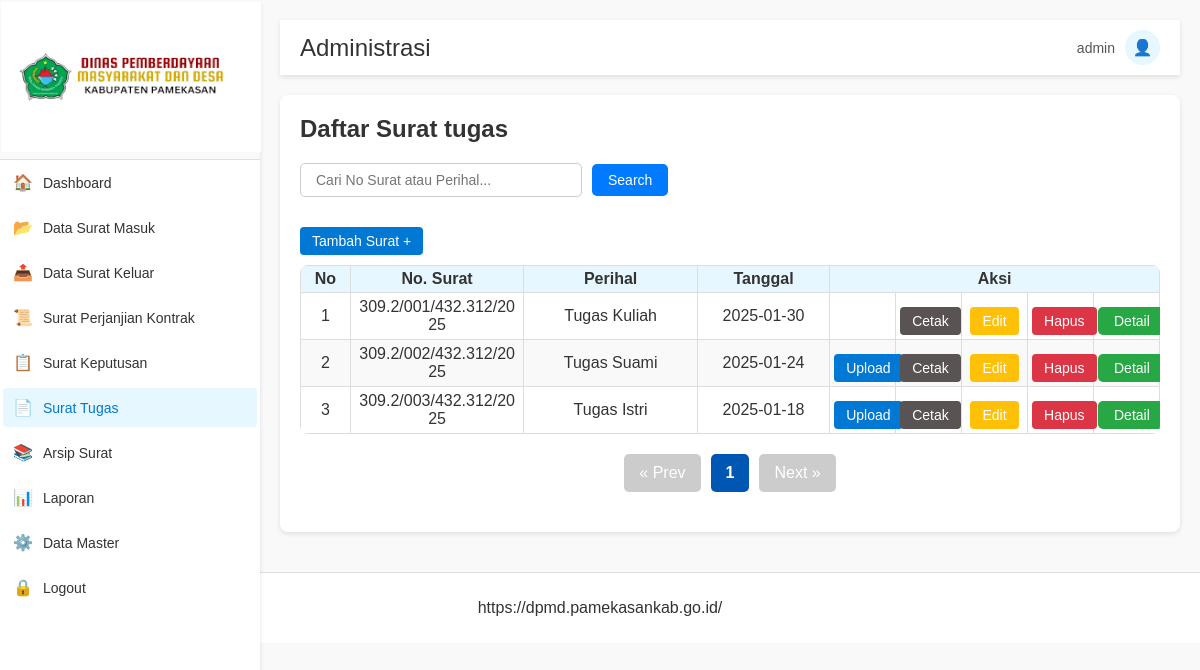
/surat_tugas.php (signed in), run on the app's committed database.
### tables this page shows
CREATE TABLE `surat_tugas` (
  `id_tugas` int(11) NOT NULL,
  `no_tugas` varchar(90) NOT NULL,
  `perihal_tugas` varchar(90) NOT NULL,
  `tgl_tugas` date NOT NULL,
  `agenda_tugas` date NOT NULL,
  `dokumen_tugas` varchar(255) NOT NULL,
  `tugas_input` int(11) DEFAULT NULL
);

### surat_tugas.php (the view, shortened to what this page needs)
<?php
include 'db.php';
$perPage = 10;
$currentPage = isset($_GET['page']) ? (int)$_GET['page'] : 1;
$offset = ($currentPage - 1) * $perPage;
$searchQuery = isset($_GET['search']) ? $_GET['search'] : '';
$totalQuery = "SELECT COUNT(*) AS total FROM surat_tugas WHERE no_tugas LIKE ? OR perihal_tugas LIKE ?";
$stmtTotal = $conn->prepare($totalQuery);
$searchWildcard = "%$searchQuery%";
$stmtTotal->bind_param("ss", $searchWildcard, $searchWildcard);
$stmtTotal->execute();
$resultTotal = $stmtTotal->get_result();
$totalData = $resultTotal->fetch_assoc()['total'];
$totalPages = ceil($totalData / $perPage);
$sql = "SELECT * FROM surat_tugas WHERE no_tugas LIKE ? OR perihal_tugas LIKE ? LIMIT ? OFFSET ?";
$stmt = $conn->prepare($sql);
$stmt->bind_param("ssii", $searchWildcard, $searchWildcard, $perPage, $offset);
$stmt->execute();
$result = $stmt->get_result();
?>
<!DOCTYPE html>
<html lang="en">
<head>
    <link rel="stylesheet" href="style.css">
</head>
<body>
    <div class="sidebar">
        <div class="logo">
            <img src="logo.png" alt="Logo" />
        </div>
        <ul class="sidebar-menu">
            <li><a href="index.php"><span class="icon">🏠</span> Dashboard</a></li>
            <li><a href="surat_masuk.php" ><span class="icon">📂</span> Data Surat Masuk</a></li>
            <li><a href="surat_keluar.php"><span class="icon">📤</span> Data Surat Keluar</a></li>
            <li><a href="surat_perjanjian_kontrak.php" ><span class="icon">📜</span> Surat Perjanjian Kontrak</a></li>
            <li><a href="surat_keputusan.php" ><span class="icon">📋</span> Surat Keputusan</a></li>
            <li><a href="surat_tugas.php" class="active"><span class="icon">📄</span> Surat Tugas</a></li>
            <li><a href="arsip.php"><span class="icon">📚</span> Arsip Surat</a></li>
            <li><a href="laporan.php"><span class="icon">📊</span> Laporan</a></li>
            <li><a href="data_master.php"><span class="icon">⚙️</span> Data Master</a></li>
            <li><a href="logout.php"><span class="icon">🔒</span> Logout</a></li>
        </ul>
    </div>
    <div class="main-content">
        <div class="topbar">
            <h2>Administrasi</h2>
            <div class="profile">
                <span><?= htmlspecialchars($_SESSION['role']); ?></span>
                <div class="profile-icon">👤</div>
            </div>
        </div>
        <div class="container">
            <h2>Daftar Surat tugas</h2>
            <form action="surat_tugas.php" method="GET" class="search-container">
                <input type="text" name="search" placeholder="Cari No Surat atau Perihal..." value="<?= htmlspecialchars($searchQuery); ?>" />
                <button type="submit">Search</button>
            </form>
            <a href="tambah_tugas.php" class="btn btn-primary">Tambah Surat +</a>
            <table class="table">
                <thead>
                    <tr>
                        <th>No</th>
                        <th>No. Surat</th>
                        <th>Perihal</th>
                        <th>Tanggal</th>
                        <th colspan="5">Aksi</th>
                    </tr>
                </thead>
                <tbody>
                    <?php if ($result->num_rows > 0): ?>
                        <?php $no = $offset + 1; while ($row = $result->fetch_assoc()): ?>
                            <tr>
                                <td><?= $no++; ?></td>
                                <td><?= htmlspecialchars($row['no_tugas']); ?></td>
                                <td><?= htmlspecialchars($row['perihal_tugas']); ?></td>
                                <td><?= htmlspecialchars($row['tgl_tugas']); ?></td>
                                <td><?php if (empty($row['dokumen_tugas'])): ?>
                                     <a href="upload_tugas.php?id=<?= $row['id_tugas']; ?>" class="btn btn-primary">Upload</a>
                                    <?php endif; ?></td>
                                    <td><a href="cetak_tugas.php?id=<?= $row['id_tugas']; ?>" class="btn btn-success" target="_blank">Cetak</a></td>
                                <td><a href="edit_tugas.php?id=<?= $row['id_tugas']; ?>" class="btn btn-warning">Edit</a></td>
                                <td><a href="?id=<?= $row['id_tugas']; ?>" class="btn btn-danger" onclick="return confirm('Yakin ingin menghapus data?')">Hapus</a></td>
                                <td><a href="detail_tugas.php?id=<?= $row['id_tugas']; ?>" class="btn btn-info">Detail</a></td>
                            </tr>
                        <?php endwhile; ?>
                    <?php else: ?>
                        <tr>
                            <td colspan="5">Tidak ada data.</td>
                        </tr>
                    <?php endif; ?>
                </tbody>
            </table>
            <ul class="pagination">
                <?php if ($currentPage > 1): ?>
                    <li><a href="?page=<?= $currentPage - 1; ?>&search=<?= htmlspecialchars($searchQuery); ?>">&laquo; Prev</a></li>
                <?php else: ?>
                    <li class="disabled"><span>&laquo; Prev</span></li>
                <?php endif; ?>
                <?php for ($i = 1; $i <= $totalPages; $i++): ?>
                    <li>
                        <a href="?page=<?= $i; ?>&search=<?= htmlspecialchars($searchQuery); ?>" class="<?= $i === $currentPage ? 'active' : ''; ?>">
                            <?= $i; ?>
                        </a>
                    </li>
                <?php endfor; ?>
                <?php if ($currentPage < $totalPages): ?>
                    <li><a href="?page=<?= $currentPage + 1; ?>&search=<?= htmlspecialchars($searchQuery); ?>">Next &raquo;</a></li>
                <?php else: ?>
                    <li class="disabled"><span>Next &raquo;</span></li>
                <?php endif; ?>
            </ul>
        </div>
    </div>
    <footer>
        <p>https://dpmd.pamekasankab.go.id/</p>
    </footer>
</body>
</html>

### style.css (style rules this page uses)
body, html { margin: 0; padding: 0; font-family: 'Arial', sans-serif; color: #333; background-color: #f9f9f9; }
.sidebar { width: 260px; height: 100vh; background-color: #ffffff; box-shadow: 0 2px 5px rgba(0, 0, 0, 0.1); position: fixed; top: 0; left: 0; }
.sidebar .logo { text-align: center; padding: 2px 1px; background-color: #f9f9f9; border-bottom: 1px solid #e0e0e0; }
.sidebar .logo img { width: 260px; height: 150px; margin-bottom: 1px; }
.sidebar-menu { list-style: none; padding: 0; margin: 0; }
.sidebar-menu li { padding: 3px; }
.sidebar-menu li a { color: #333; text-decoration: none; display: flex; align-items: center; font-size: 14px; border-radius: 4px; padding: 10px; transition: background-color 0.3s ease; }
.sidebar-menu li a .icon { margin-right: 10px; font-size: 16px; }
.sidebar-menu li a:hover, .sidebar-menu li a.active { background-color: #e6f7ff; color: #0078d4; }
.main-content { margin-left: 260px; padding: 20px; }
.topbar { background-color: #ffffff; padding: 10px 20px; display: flex; justify-content: space-between; align-items: center; margin-bottom: 20px; box-shadow: 0 2px 5px rgba(0, 0, 0, 0.1); }
.topbar h2 { margin: 0; color: #333; font-weight: normal; }
.profile { display: flex; align-items: center; gap: 10px; }
.profile span { color: #555; font-size: 14px; }
.profile-icon { width: 35px; height: 35px; background-color: #e6f7ff; color: #0078d4; display: flex; align-items: center; justify-content: center; border-radius: 50%; font-size: 16px; }
.container { background-color: #ffffff; padding: 20px; border-radius: 8px; box-shadow: 0 2px 5px rgba(0, 0, 0, 0.1); }
.container h2 { margin-top: 0; color: #333; }
.table { width: 100%; border-collapse: collapse; margin-top: 10px; border-radius: 8px; overflow: hidden; text-align: center; table-layout: fixed; border-collapse: collapse; }
.table th, .table td { border: 1px solid #ddd; word-wrap: break-word; overflow-wrap: break-word; text-align: left; padding: 8px; }
.table th { background-color: #e6f7ff; color: #333; }
.table td { vertical-align: top; }
.table tr:nth-child(even) { background-color: #f9f9f9; }
.btn { padding: 11px 20px; border-radius: 5px; color: white; text-decoration: none; font-size: 14px; display: inline-block; text-align: center; margin-top: 10px; }
.btn-primary { background-color: #0078d4; }
.btn-warning { background-color: #f39c12; }
.btn-danger { background-color: #e74c3c; }
footer { text-align: center; margin-top: 20px; padding: 10px 0; background-color: #ffffff; color: #333; border-top: 1px solid #ddd; }

### data on the page
surat_tugas: no_tugas "309.2/001/432.312/2025", perihal_tugas "Tugas Kuliah", tgl_tugas "2025-01-30"
surat_tugas: no_tugas "309.2/002/432.312/2025", perihal_tugas "Tugas Suami", tgl_tugas "2025-01-24"
surat_tugas: no_tugas "309.2/003/432.312/2025", perihal_tugas "Tugas Istri", tgl_tugas "2025-01-18"

### other printed values
$_SESSION['role'] "admin"
